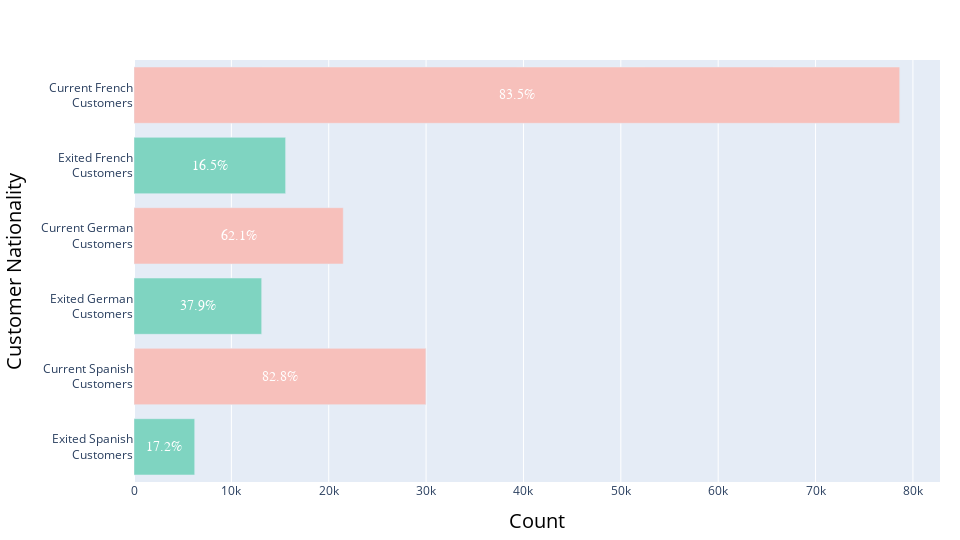

The notebook cell saved with this chart:
### Code cell
geo_labels = ['Current French<br>Customers', 'Exited French<br>Customers',
              'Current German<br>Customers', 'Exited German<br>Customers',
              'Current Spanish<br>Customers', 'Exited Spanish<br>Customers',]

group_geo = df_for_plotting('Geography', 'Exited')
plot_cat_var(group_geo, 'Geography2', 'Count','Customer Nationality',geo_labels)

### Figure 1 — Plotly figure (JSON) as saved in the notebook; plotly's stock layout.template omitted (floating-point values rounded to 4 significant figures)
{"data": [{"marker": {"color": ["#7FD4C1", "#F7C0BB", "#7FD4C1", "#F7C0BB", "#7FD4C1", "#F7C0BB"]}, "orientation": "h", "type": "bar", "x": [6235, 29978, 13114, 21492, 15572, 78643], "y": ["Spain1a", "Spain0a", "Germany1a", "Germany0a", "France1a", "France0a"]}], "layout": {"annotations": [{"font": {"color": "white", "family": "Arial Black", "size": 14}, "showarrow": false, "text": "83.5%", "x": 39321, "xref": "x", "y": "France0a", "yref": "y"}, {"font": {"color": "white", "family": "Arial Black", "size": 14}, "showarrow": false, "text": "16.5%", "x": 7786, "xref": "x", "y": "France1a", "yref": "y"}, {"font": {"color": "white", "family": "Arial Black", "size": 14}, "showarrow": false, "text": "62.1%", "x": 10746, "xref": "x", "y": "Germany0a", "yref": "y"}, {"font": {"color": "white", "family": "Arial Black", "size": 14}, "showarrow": false, "text": "37.9%", "x": 6557, "xref": "x", "y": "Germany1a", "yref": "y"}, {"font": {"color": "white", "family": "Arial Black", "size": 14}, "showarrow": false, "text": "82.8%", "x": 14989, "xref": "x", "y": "Spain0a", "yref": "y"}, {"font": {"color": "white", "family": "Arial Black", "size": 14}, "showarrow": false, "text": "17.2%", "x": 3117, "xref": "x", "y": "Spain1a", "yref": "y"}], "autosize": false, "height": 540, "margin": {"b": 20, "l": 20, "r": 20, "t": 60}, "width": 960, "xaxis": {"title": {"font": {"color": "black", "size": 20}, "text": "Count"}}, "yaxis": {"tickmode": "array", "ticktext": ["Current French<br>Customers", "Exited French<br>Customers", "Current German<br>Customers", "Exited German<br>Customers", "Current Spanish<br>Customers", "Exited Spanish<br>Customers"], "tickvals": ["France0a", "France1a", "Germany0a", "Germany1a", "Spain0a", "Spain1a"], "title": {"font": {"color": "black", "size": 20}, "text": "Customer Nationality"}}}}
